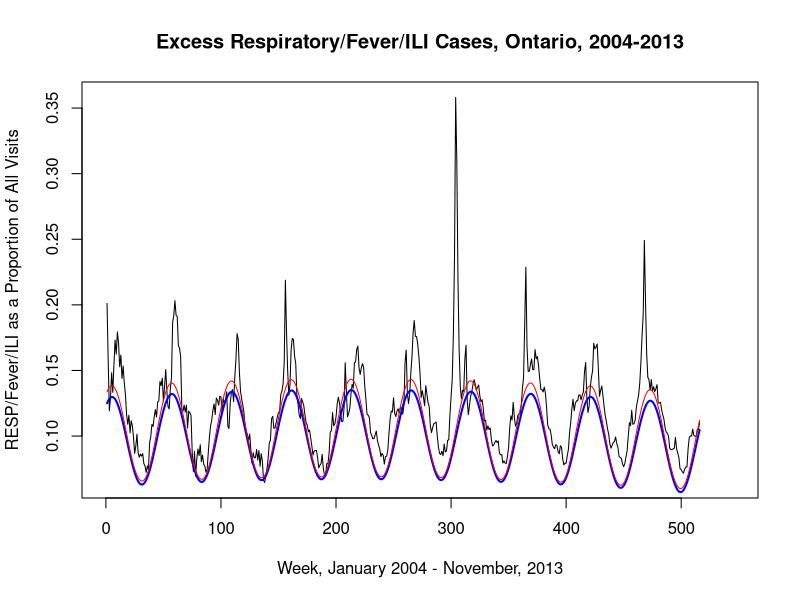

The R source for this figure:
serfling <- read.csv('serflingSyn23.csv')
fluseason <- subset(serfling, WofY > 18 & WofY < 40)
serfreg <- lm(pctSyn3 ~ Week + I(Week*Week) + cos(2*pi*Week/52) + sin(2*pi*Week/52), data=fluseason)
serfconf  <- predict(serfreg, newdata = serfling, interval="confidence", level=0.95)
serffinal <- cbind(serfling, serfconf)

plot(serffinal$pctRespFeverILI, type='l',col="black", ylab="RESP/Fever/ILI as a Proportion of All Visits", main="Excess Respiratory/Fever/ILI Cases, Ontario, 2004-2013", xlab="Week, January 2004 - November, 2013")
lines(serffinal$fit, type='l',col="blue", lwd="2")
lines(serffinal$upr, type='l',col="red")


x <- data.frame(c(1:600))
colnames(x) <- c("Week")
serftmp <- predict(serfreg, newdata = x, interval="confidence", level=0.95)
write.csv(serftmp, file="c:\\temp\\serflingSyn2.csv")
